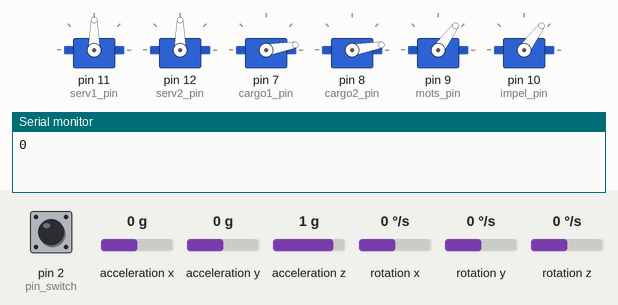
This sketch was run on a simulated Arduino Uno, built with avr-gcc and run on an emulated ATmega328P. Shown: 6 × servo, the last lines printed to the serial monitor. The inputs (shaded band) are chosen by the test bench; at power-on: pin 2 (pin_switch) LOW, acceleration x 0 g, acceleration y 0 g, acceleration z 1 g, rotation x 0 °/s, rotation y 0 °/s, rotation z 0 °/s.

Above: at 9.6 s.
9.7 s: pin 2 (pin_switch) pulled HIGH for 0.15 s
At 11.8 s:
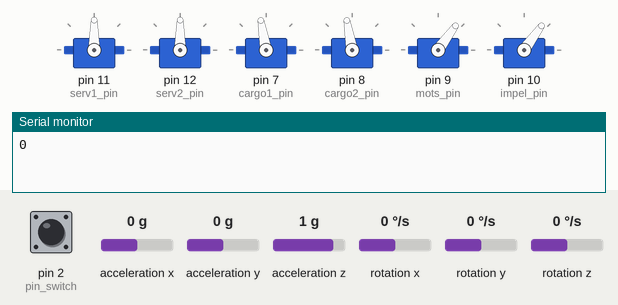
12.3 s: pin 2 (pin_switch) pulled HIGH for 0.15 s
At 14.1 s:
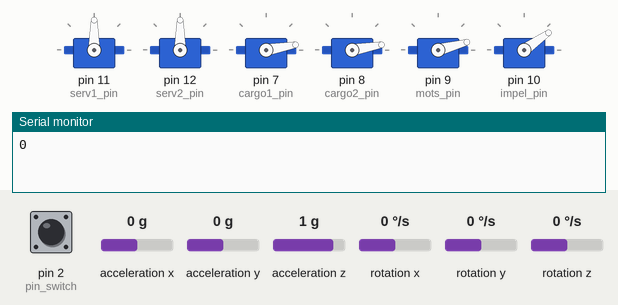
14.9 s: pin 2 (pin_switch) pulled HIGH for 0.15 s
At 16.9 s:
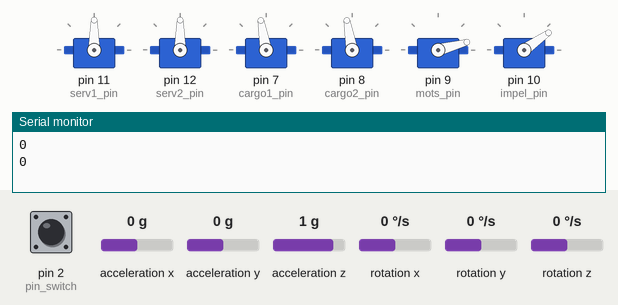
Timing chart, 0 to 18.4 s (numbered marks = the images above; inputs shaded):
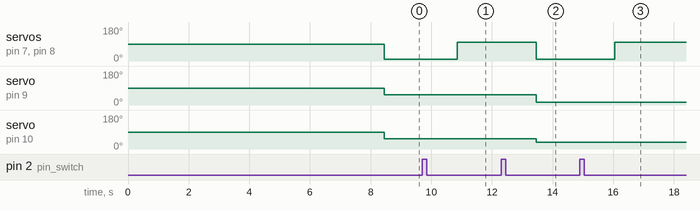

Measured:
- after the input at 9.7 s, servo on pin 7 (cargo1_pin), servo on pin 8 (cargo2_pin): 10° → 100° after 1.2 s
- after the input at 12.3 s, servo on pin 7 (cargo1_pin), servo on pin 8 (cargo2_pin): 100° → 10° after 1.2 s; servo on pin 9 (mots_pin): 54° → 15° after 1.2 s; servo on pin 10 (impel_pin): 54° → 35° after 1.2 s
- after the input at 14.9 s, servo on pin 7 (cargo1_pin), servo on pin 8 (cargo2_pin): 10° → 100° after 1.2 s

The sketch:

skat_1.ino
```cpp
#include <Servo.h>
#include "I2Cdev.h"
#include "MPU6050_6Axis_MotionApps20.h"
MPU6050 mpu;
Servo serv1;
Servo serv2;
Servo cargo1;
Servo cargo2;
Servo mots;
Servo impel;

//521 part
uint8_t fifoBuffer[45];         // буфер
int16_t ax, ay, az;
int16_t gx, gy, gz;
#define BUFFER_SIZE 100
bool Gotted = 0;
float tang1;
float kren1;
float ypr[3];          //z, y, x

//control part
unsigned long t = 0;             //time
unsigned long ts = 0;            //micros
unsigned long val = 1;

int S1 = 0, S2 = 0, Sp = 0;

int pin_switch = 2; // open cargo, pilot, stab

int pin_mots = 3;
int pin_impel = 4;
int pin_tang = 5;
int pin_kren = 6;

int mots_pin = 9;
int impel_pin = 10;
int serv1_pin = 11;
int serv2_pin = 12;

int cargo1_pin = 7;
int cargo2_pin = 8;


void setup() {
  Serial.begin(9600);
  //control
  serv1.attach(serv1_pin);
  serv2.attach(serv2_pin);
  cargo1.attach(cargo1_pin);
  cargo2.attach(cargo2_pin);
  mots.attach(mots_pin);
  impel.attach(impel_pin);
  pinMode(pin_mots, INPUT);
  pinMode(pin_impel, INPUT);
  pinMode(pin_tang, INPUT);
  pinMode(pin_kren, INPUT);

  //GY521
  Wire.begin();
  //Wire.setClock(1000000UL);   // разгоняем шину на максимум
  mpu.initialize();
  mpu.setXAccelOffset(0);
  mpu.setYAccelOffset(0);
  mpu.setZAccelOffset(0);
  mpu.setXGyroOffset(0);
  mpu.setYGyroOffset(0);
  mpu.setZGyroOffset(0);

  mpu.getMotion6(&ax, &ay, &az, &gx, &gy, &gz);

  calibration();
  // выводим значения после калибровки
  mpu.getMotion6(&ax, &ay, &az, &gx, &gy, &gz);
  delay(20);
  // инициализация DMP
  mpu.dmpInitialize();
  mpu.setDMPEnabled(true);
  mots.writeMicroseconds(1100);
  impel.writeMicroseconds(1100);
  cargo1.write(10);
  cargo2.write(10);
}

void loop() {
Serial.println(pulseIn(pin_switch, HIGH));
//cargo drop
if(pulseIn(pin_switch, HIGH) > 800 && pulseIn(pin_switch, HIGH) < 1200) {
  cargo1.write(100);
  cargo2.write(100);
}

//


//Piloting
if((pulseIn(pin_switch, HIGH) > 1350) && (pulseIn(pin_switch, HIGH) < 1650)){
  cargo1.write(10);
  cargo2.write(10);
  if(millis() - t >= 22){
  int speed1 = map(pulseIn(pin_mots, HIGH),990,2000,1000,1940);
  int tang2 = map(pulseIn(pin_tang, HIGH),1100,1750,60,120);
  int kren2 = map(pulseIn(pin_kren, HIGH),1100,1750,60,120);
  int sum1 = constrain(tang2 + (90 - kren2), 60, 120);
  int sum2 = constrain(tang2 - (90 - kren2), 60, 120);

  if(pulseIn(pin_impel, HIGH) > 1200 && pulseIn(pin_impel, HIGH) < 2100){
  mots.writeMicroseconds(speed1);
  }
  else impel.writeMicroseconds(speed1);
  //impel.writeMicroseconds(speed1);
  serv1.write(sum1);
  serv2.write(sum2);
  t = millis();
  }
}


//Stabilization
if((pulseIn(pin_switch, HIGH) > 1850) && (pulseIn(pin_switch, HIGH) < 2150)){
  cargo1.write(10);
  cargo2.write(10);
  mots.writeMicroseconds(700);
  impel.writeMicroseconds(900);
  if(millis() - t >= 12){
       angle();
       if(Gotted == 1){
        Gotted = 0;
        float tang = ypr[1];
        float kren = ypr[2];
        int res1 = computePID(tang, 0, 4.0, 2.0, 0.0, 0.012, -30, 30);
        int res2 = computePID(kren, 0, 4.0, 2.0, 0.0, 0.012, -30, 30);
        int sum1 = constrain(res1 + res2, -30, 30);
        int sum2 = constrain(res1 - res2, -30, 30);
        serv1.write(90+sum1);
        serv2.write(90+sum2);
      }
  }

}
//

}

int computePID(float input, float setpoint, float kp, float ki, float kd, float dt, int minOut, int maxOut) {
  float err = setpoint - input;
  static float integral = 0, prevErr = 0;
  integral = constrain(integral + (float)err * dt * ki, minOut, maxOut);
  float D = (err - prevErr) / dt;
  prevErr = err;
  return constrain(err * kp + integral + D * kd, minOut, maxOut);
}

void calibration() {
  long offsets[6];
  long offsetsOld[6];
  int16_t mpuGet[6];

  mpu.setXAccelOffset(0);
  mpu.setYAccelOffset(0);
  mpu.setZAccelOffset(0);
  mpu.setXGyroOffset(0);
  mpu.setYGyroOffset(0);
  mpu.setZGyroOffset(0);
  delay(10);

  for (byte n = 0; n < 10; n++) {     // 10 итераций калибровки
    for (byte j = 0; j < 6; j++) {    // обнуляем калибровочный массив
      offsets[j] = 0;
    }
    for (byte i = 0; i < 100 + BUFFER_SIZE; i++) { // делаем BUFFER_SIZE измерений для усреднения
      mpu.getMotion6(&mpuGet[0], &mpuGet[1], &mpuGet[2], &mpuGet[3], &mpuGet[4], &mpuGet[5]);
      if (i >= 99) {                         // пропускаем первые 99 измерений
        for (byte j = 0; j < 6; j++) {
          offsets[j] += (long)mpuGet[j];   // записываем в калибровочный массив
        }
      }
    }
    for (byte i = 0; i < 6; i++) {
      offsets[i] = offsetsOld[i] - ((long)offsets[i] / BUFFER_SIZE); // учитываем предыдущую калибровку
      if (i == 2) offsets[i] += 16384;                               // если ось Z, калибруем в 16384
      offsetsOld[i] = offsets[i];
    }
    // ставим новые оффсеты
    mpu.setXAccelOffset(offsets[0] / 8);
    mpu.setYAccelOffset(offsets[1] / 8);
    mpu.setZAccelOffset(offsets[2] / 8);
    mpu.setXGyroOffset(offsets[3] / 4);
    mpu.setYGyroOffset(offsets[4] / 4);
    mpu.setZGyroOffset(offsets[5] / 4);
    delay(2);
  }
}

void angle() {
     if (mpu.dmpGetCurrentFIFOPacket(fifoBuffer)) {
      Quaternion q;
      VectorFloat gravity;
      float ypr_temp[3];

      // расчёты
      mpu.dmpGetQuaternion(&q, fifoBuffer);
      mpu.dmpGetGravity(&gravity, &q);
      mpu.dmpGetYawPitchRoll(ypr_temp, &q, &gravity);
      ypr[0] = degrees(ypr_temp[0]);
      ypr[1] = degrees(ypr_temp[1]);
      ypr[2] = degrees(ypr_temp[2]);
      // выводим результат в градусах (-180, 180)
      t = millis();
      Gotted = 1;
    }
  }
```
